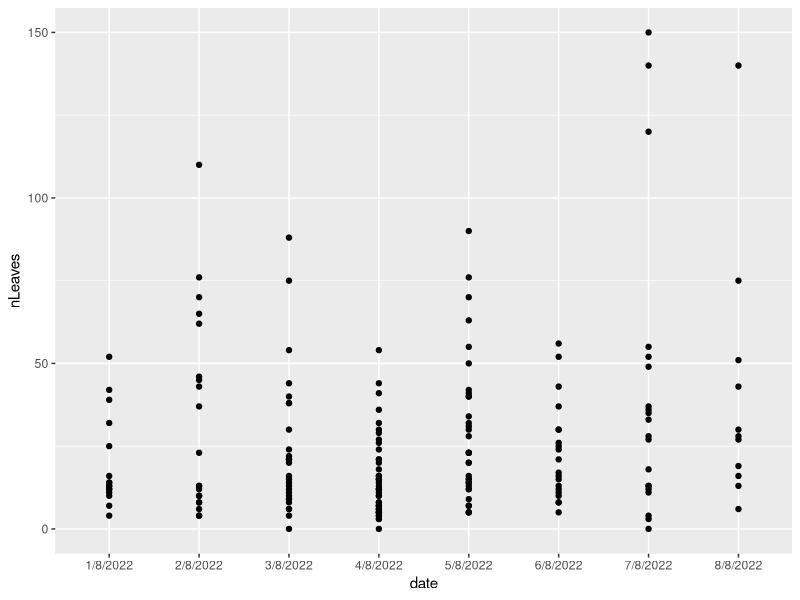
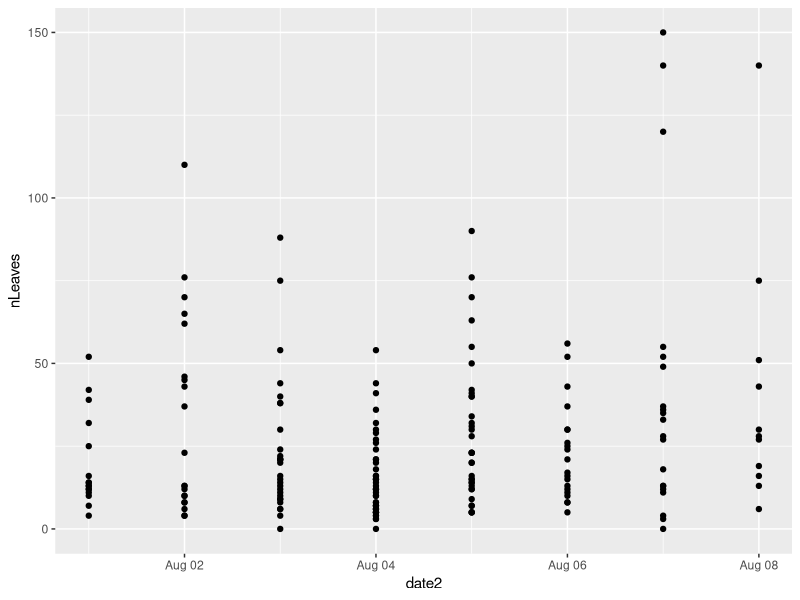
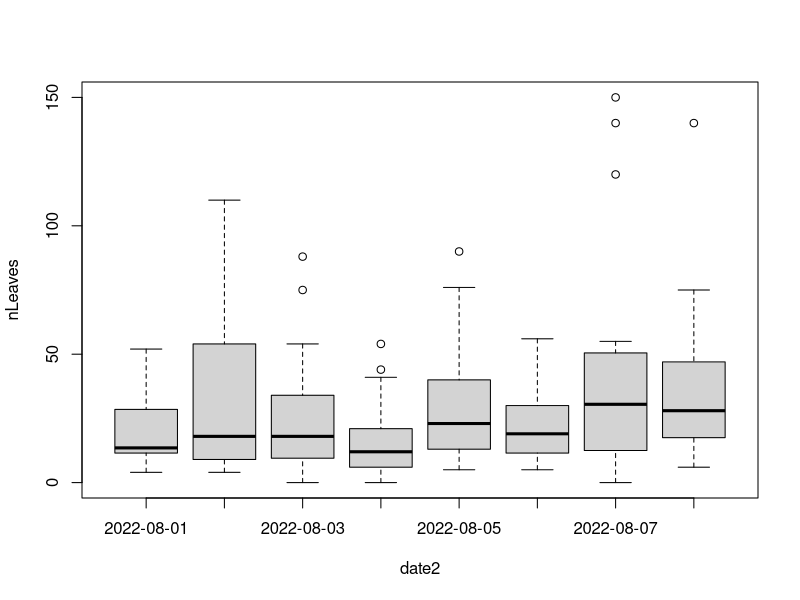

These figures' R source, in order:
#Strings
rm(list=ls())
library(ggplot2)
dataPopulations<-read.csv("data/stringTest.csv")
dataPopulations
#a lot of info but not in a nice format
#We want a column specifying the season

unique(dataPopulations$season) #Check values

dataPopulations$seasonShort<-NA #Make a new column with NA
dataPopulations$seasonShort[grep("spring",dataPopulations$season)]<-"spring" #Grep the rows that contain spring make them spring
dataPopulations$seasonShort[grep("fall",dataPopulations$season)]<-"fall" #Grep the rows that contain fall make them fall

grepl("spring",dataPopulations$season) #Grepl gives a True False whether a string includes the pattern

dataPopulations$seasonShort2<-sub("2022","",dataPopulations$season) #Change all 2022 for "" (remove 2022)
dataPopulations$seasonShort2<-sub("[0-9]","",dataPopulations$season) #Change all 2022 for "" (remove 2022)
dataPopulations$seasonShort2<-gsub("[0-9]","",dataPopulations$season) #Change all 2022 for "" (remove 2022)
dataPopulations$year<-gsub("[A-z]","",dataPopulations$season) #Change all 2022 for "" (remove 2022)


#column specifying plot number
dataPopulations$plot<-substr(x=dataPopulations$plot.pop.indNum,start = 1,stop = 2) #get first two characters (number can include 10)
dataPopulations$plot
dataPopulations$plot<-sub("-","",dataPopulations$plot) #Remove the - that is left from the code above

sub("-.*$","",dataPopulations$plot.pop.indNum) #Remove everything after -
sub("^.*-","",dataPopulations$plot.pop.indNum) #Remove everything before -

stringSplitList<-strsplit(dataPopulations$plot.pop.indNum,split="-") #Split string in 3 columns  (is saved as a list)

stringSplitDF<-data.frame(do.call(rbind,stringSplitList)) #Transform the list into a matrix (do.call) and the matrix into a data.frame
colnames(stringSplitDF)<-c("plot2","pop2","indNum") #Change the column names
dataPopulations<-cbind(dataPopulations,stringSplitDF) #Add the columns to the data.frame

#column with country
unique(dataPopulations$pop) # each pop contains a country (2 letters) and a number, capitalisation is different

countryTemp<-substr(dataPopulations$pop,1,2) #Get the country code
dataPopulations$Country<-toupper(countryTemp) #Make capitalisation the same for all countries
tolower(countryTemp) #make everything lower cap
unique(dataPopulations$Country) #


#column with full population name
dataPopulations$fullPopName<-gsub("[0-9]","",dataPopulations$fullNameQuadrat) #Remove all numbers from string
sub("[A-z]","",dataPopulations$fullNameQuadrat) #Remove first letter (sub only does the first occurence of a character)
gsub("[A-z]","",dataPopulations$fullNameQuadrat) #Remove all lters (gsub removes all ocurrrences)


dataPopulations$fullPopName
dataPopulations$indNum
#Column with full population name + individual number
paste(dataPopulations$fullPopName,dataPopulations$indNum,sep="-") #Combine two columns seperation is a "-" in this case
paste0(dataPopulations$fullPopName,dataPopulations$indNum) #Combine two columns with no seperation

#########################
#some work at changing variables to different things:
#Dates 

unique(dataPopulations$date) #Check unique values
#Format is the standard excel dataPopulations output (For english excel your mileage will vary)
ggplot(dataPopulations,aes(x=date,y=nLeaves))+geom_point()

unique(as.Date(dataPopulations$date)) #Check if basic conversion works
#It does not
?as.Date
as.Date(dataPopulations$date,format = "%d/%m/%y") #This uses only the first 2 numbers of year 2022 becomes 2020

dataPopulations$date2<-sub(pattern = "2022",replacement = "22",dataPopulations$date) #Use the sub function to replace 2022 with 22

as.Date(dataPopulations$date2,format = "%d/%m/%y") #This fixes it!
dataPopulations$date2<-as.Date(dataPopulations$date2,format = "%d/%m/%y") 
class(dataPopulations$date2)
dataPopulations$date2-dataPopulations$date2[1] #you can now calculate things as if it were a date in excel!

dataPopulations$date3<-as.Date(dataPopulations$date2,format = "%D/%M/%Y") #Using capital letters also works

class(dataPopulations$date2)
ggplot(dataPopulations,aes(x=date2,y=nLeaves))+geom_point() #Makes the plots look nice
boxplot(nLeaves~date2,dataPopulations)

colnames(dataPopulations)<-gsub("","",colnames(dataPopulations))
colnames(dataPopulations)[1]<-c("SEASON")
#There are probably more functions but I don't really use more than these.

# #######################
# # Code to change the data set to the "example dataset"
# data1<-read.csv("data/dataFall2022.csv")
# data1$pop<-factor(data1$pop,labels=c("no1","NO2","No3","No4","Sw1","sw2","Sw3","SW4")) #This uses the factor to quickly relabel manythings
# data1$`plot-pop-indNum`<-paste(data1$quadrat,data1$pop,data1$num,sep="-")
# 
# data1$season[sample(1:nrow(data1),nrow(data1)/2,replace=F)]<-"spring2022"
# dataOut<-data1[,c("season","pop","plot-pop-indNum","fullName","nLeaves","date"),]
# colnames(dataOut)[4]<-"fullNameQuadrat"
# dataStringTest<-dataOut[seq(1,1400,by=7),]
# write.csv(dataStringTest,"data/stringTest.csv",row.names=F)
